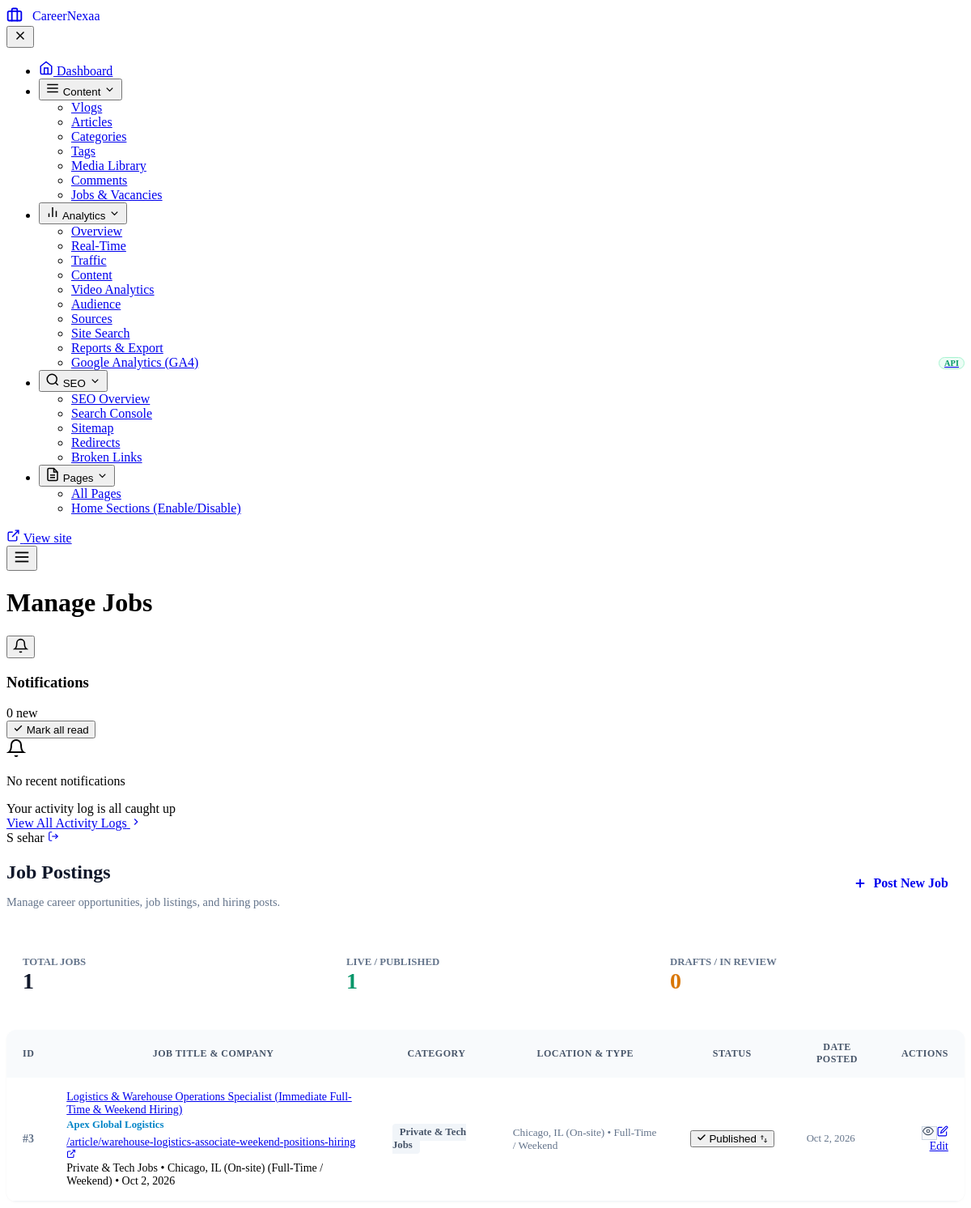
Page /admin/jobs/index.php (signed in) on the committed database.
### tables this page shows
CREATE TABLE `articles` (
  `id` int(11) NOT NULL AUTO_INCREMENT,
  `title` varchar(255) NOT NULL,
  `slug` varchar(255) NOT NULL,
  `excerpt` text NOT NULL,
  `content` longtext NOT NULL,
  `featured_image` varchar(255) DEFAULT NULL,
  `category_id` int(11) NOT NULL,
  `author_id` int(11) NOT NULL,
  `seo_title` varchar(255) DEFAULT NULL,
  `meta_description` varchar(300) DEFAULT NULL,
  `keywords` varchar(500) DEFAULT NULL,
  `status` enum('draft','published') DEFAULT 'draft',
  `is_job_posting` tinyint(1) DEFAULT 0,
  `job_company` varchar(150) DEFAULT NULL,
  `job_location` varchar(150) DEFAULT NULL,
  `job_type` varchar(50) DEFAULT NULL,
  `job_salary` varchar(100) DEFAULT NULL,
  `job_deadline` date DEFAULT NULL,
  `views` int(11) DEFAULT 0,
  `likes` int(11) NOT NULL DEFAULT 0,
  `dislikes` int(11) NOT NULL DEFAULT 0,
  `published_at` timestamp NULL DEFAULT NULL,
  `created_at` timestamp NOT NULL DEFAULT current_timestamp(),
  `updated_at` timestamp NOT NULL DEFAULT current_timestamp() ON UPDATE current_timestamp(),
  `video_type` varchar(50) DEFAULT 'none',
  `video_url` varchar(500) DEFAULT NULL,
  `plays` int(11) DEFAULT 0,
  `is_featured` tinyint(1) DEFAULT 0,
  `is_trending` tinyint(1) DEFAULT 0,
  `is_recommended` tinyint(1) DEFAULT 0,
  `tags` varchar(500) DEFAULT NULL,
  `image_alt` varchar(255) DEFAULT NULL,
  `thumbnail_image` varchar(255) DEFAULT NULL,
  `canonical_url` varchar(500) DEFAULT NULL,
  `robots_meta` varchar(100) DEFAULT 'auto',
  `twitter_card` varchar(50) DEFAULT 'summary_large_image',
  `og_title` varchar(255) DEFAULT NULL,
  `og_description` varchar(500) DEFAULT NULL,
  `og_image` varchar(255) DEFAULT NULL,
  `is_trash` tinyint(1) DEFAULT 0,
  PRIMARY KEY (`id`),
  UNIQUE KEY `slug` (`slug`),
  KEY `idx_article_slug` (`slug`),
  KEY `idx_article_status` (`status`),
  KEY `idx_article_category` (`category_id`),
  KEY `idx_article_author` (`author_id`),
  KEY `idx_article_published` (`published_at`),
  CONSTRAINT `fk_article_author` FOREIGN KEY (`author_id`) REFERENCES `admins` (`id`) ON DELETE CASCADE ON UPDATE CASCADE,
  CONSTRAINT `fk_article_category` FOREIGN KEY (`category_id`) REFERENCES `categories` (`id`) ON DELETE CASCADE ON UPDATE CASCADE
);

CREATE TABLE `categories` (
  `id` int(11) NOT NULL AUTO_INCREMENT,
  `name` varchar(100) NOT NULL,
  `slug` varchar(100) NOT NULL,
  `description` text DEFAULT NULL,
  `created_at` timestamp NOT NULL DEFAULT current_timestamp(),
  PRIMARY KEY (`id`),
  UNIQUE KEY `slug` (`slug`)
);

### admin/jobs/index.php (the view, shortened to what the rows shown need)
<?php
require_once __DIR__ . '/../../includes/functions.php';
require_once __DIR__ . '/../../includes/auth_functions.php';
require_once __DIR__ . '/../includes/auth-check.php';
$adminPageTitle = "Manage Jobs";
require_once __DIR__ . '/../includes/admin-header.php';
$sql = "
    SELECT
        a.id,
        a.title,
        a.slug,
        a.status,
        a.created_at,
        a.job_company as company_name,
        a.job_location,
        a.job_type,
        c.name as category_name
    FROM articles a
    LEFT JOIN categories c ON a.category_id = c.id
    WHERE a.is_job_posting = 1
    ORDER BY a.created_at DESC
";
$jobs = $db->query($sql)->fetchAll(PDO::FETCH_ASSOC);
$publishedJobs = count(array_filter($jobs, fn($j) => $j['status'] === 'published'));
$draftJobs = count(array_filter($jobs, fn($j) => $j['status'] === 'draft'));
?>
<div class="admin-page-header" style="display:flex; justify-content:space-between; align-items:center; flex-wrap:wrap; gap:1rem; margin-bottom:1.5rem;">
    <div>
        <h2 style="font-family:var(--admin-heading); font-size:1.5rem; font-weight:800; color:#0f172a; margin-bottom:0.25rem;">
            Job Postings
        </h2>
    </div>
</div>
<div style="display:grid; grid-template-columns:repeat(auto-fit, minmax(200px, 1fr)); gap:1rem; margin-bottom:1.5rem;">
    <div class="admin-card" style="background:#fff; border:1px solid var(--admin-border); border-radius:10px; padding:1.25rem;">
        <div style="font-size:0.8rem; font-weight:700; color:#64748b; text-transform:uppercase;">Live / Published</div>
        <div style="font-size:1.75rem; font-weight:800; color:#059669;"><?= $publishedJobs ?></div>
    </div>
    <div class="admin-card" style="background:#fff; border:1px solid var(--admin-border); border-radius:10px; padding:1.25rem;">
        <div style="font-size:0.8rem; font-weight:700; color:#64748b; text-transform:uppercase;">Drafts / In Review</div>
        <div style="font-size:1.75rem; font-weight:800; color:#d97706;"><?= $draftJobs ?></div>
    </div>
</div>
<div class="admin-card" style="background:#ffffff; border:1px solid var(--admin-border); border-radius:12px; overflow:hidden; box-shadow:0 1px 3px rgba(0,0,0,0.04);">
    <div style="overflow-x:auto;">
        <table class="admin-table" style="width:100%; border-collapse:collapse; font-size:0.875rem;">
            <thead>
                <tr style="background:#f8fafc; border-bottom:1px solid var(--admin-border); color:#475569; font-weight:700; text-transform:uppercase; font-size:0.75rem; letter-spacing:0.04em;">
                    <th class="col-job-id" style="padding:0.9rem 1.25rem;">ID</th>
                    <th class="col-job-title" style="padding:0.9rem 1.25rem;">Job Title &amp; Company</th>
                    <th class="col-job-cat" style="padding:0.9rem 1.25rem;">Category</th>
                    <th class="col-job-loc" style="padding:0.9rem 1.25rem;">Location &amp; Type</th>
                    <th class="col-job-status" style="padding:0.9rem 1.25rem; white-space:nowrap;">Status</th>
                    <th class="col-job-date" style="padding:0.9rem 1.25rem;">Date Posted</th>
                    <th class="col-job-actions" style="padding:0.9rem 1.25rem; text-align:right;">Actions</th>
                </tr>
            </thead>
            <tbody>
                <?php if (empty($jobs)): ?>
                <tr>
                    <td colspan="7" style="padding:2.5rem; text-align:center; color:#94a3b8;">
                        No job postings found. Click "Post New Job" above to create one.
                    </td>
                </tr>
                <?php else: ?>
                    <?php foreach ($jobs as $job): ?>
                    <tr style="border-bottom:1px solid #f1f5f9;">
                        <td class="cell-job-id" style="padding:1rem 1.25rem; color:#64748b; font-weight:600;">
                            #<?= (int)$job['id'] ?>
                        </td>
                        <td class="cell-job-title" style="padding:1rem 1.25rem;">
                            <div>
                                <a href="<?= BASE_URL ?>/article/<?= urlencode($job['slug']) ?>" target="_blank" class="admin-table-title-link" title="Open live job in new tab">
                                    <?= h($job['title']) ?>
                                </a>
                            </div>
                            <?php if (!empty($job['company_name'])): ?>
                                <div style="font-size:0.8rem; color:#0284c7; font-weight:600; margin-top:0.2rem;">
                                    <?= h($job['company_name']) ?>
                                </div>
                            <?php endif; ?>
                            <div style="margin-top:0.35rem;">
                                <a href="<?= BASE_URL ?>/article/<?= urlencode($job['slug']) ?>" target="_blank" class="admin-table-slug-link" title="View live job">
                                    <span>/article/<?= h($job['slug']) ?></span>
                                    <svg width="12" height="12" viewBox="0 0 24 24" fill="none" stroke="currentColor" stroke-width="2.2"><path d="M18 13v6a2 2 0 0 1-2 2H5a2 2 0 0 1-2-2V8a2 2 0 0 1 2-2h6"></path><polyline points="15 3 21 3 21 9"></polyline><line x1="10" y1="14" x2="21" y2="3"></line></svg>
                                </a>
                            </div>
                            <div class="job-mobile-meta">
                                <span class="job-badge-meta"><?= h($job['category_name'] ?? 'General') ?></span>
                                <span>&bull;</span>
                                <span><?= h($job['job_location'] ?? 'Remote') ?> (<?= h($job['job_type'] ?? 'Full-time') ?>)</span>
                                <span>&bull;</span>
                                <span><?= date('M j, Y', strtotime($job['created_at'])) ?></span>
                            </div>
                        </td>
                        <td class="cell-job-cat" style="padding:1rem 1.25rem; color:#475569;">
                            <span style="background:#f1f5f9; padding:0.2rem 0.55rem; border-radius:4px; font-size:0.8rem; font-weight:600;">
                                <?= h($job['category_name'] ?? 'Uncategorized') ?>
                            </span>
                        </td>
                        <td class="cell-job-loc" style="padding:1rem 1.25rem; color:#64748b; font-size:0.825rem;">
                            <?= h($job['job_location'] ?? 'Remote') ?> &bull; <?= h($job['job_type'] ?? 'Full-time') ?>
                        </td>
                        <td class="cell-job-status" style="padding:1rem 1.25rem; white-space:nowrap;">
                            <?php if (is_super_admin() || has_permission('jobs.publish')): ?>
                            <form action="<?= ADMIN_URL ?>/jobs/index.php" method="POST" style="display:inline; margin:0;">
                                <button type="submit" class="admin-status-pill is-<?= $job['status'] ?>" title="Click to toggle status (Change to <?= ($job['status'] === 'published') ? 'Draft' : 'Published' ?>)">
                                    <?php if ($job['status'] === 'published'): ?>
                                        <svg width="12" height="12" viewBox="0 0 24 24" fill="none" stroke="currentColor" stroke-width="3" stroke-linecap="round" stroke-linejoin="round"><polyline points="20 6 9 17 4 12"></polyline></svg>
                                        <span>Published</span>
                                    <?php else: ?>
                                        <svg width="12" height="12" viewBox="0 0 24 24" fill="none" stroke="currentColor" stroke-width="2.5" stroke-linecap="round" stroke-linejoin="round"><circle cx="12" cy="12" r="10"></circle><polyline points="12 6 12 12 16 14"></polyline></svg>
                                        <span>Draft</span>
                                    <?php endif; ?>
                                    <svg class="pill-switch-icon" width="10" height="10" viewBox="0 0 24 24" fill="none" stroke="currentColor" stroke-width="2.2"><path d="M7 16V4m0 0L3 8m4-4l4 4m6 4v12m0 0l4-4m-4 4l-4-4"/></svg>
                                </button>
                            </form>
                            <?php endif; ?>
                        </td>
                        <td class="cell-job-date" style="padding:1rem 1.25rem; font-size:0.8rem; color:#64748b;">
                            <?= date('M j, Y', strtotime($job['created_at'])) ?>
                        </td>
                        <td class="cell-job-actions" style="padding:1rem 1.25rem; text-align:right;">
                            <div class="admin-action-btn-group">
                                <a href="<?= BASE_URL ?>/article/<?= urlencode($job['slug']) ?>" target="_blank" class="admin-btn-xs" style="background:#f8fafc; border:1px solid #cbd5e1; color:#475569; text-decoration:none;" title="View Live Job">
                                    <svg width="14" height="14" viewBox="0 0 24 24" fill="none" stroke="currentColor" stroke-width="2"><path d="M1 12s4-8 11-8 11 8 11 8-4 8-11 8-11-8-11-8z"></path><circle cx="12" cy="12" r="3"></circle></svg>
                                </a>
                                <?php if (is_super_admin() || has_permission('jobs.edit')): ?>
                                <a href="<?= ADMIN_URL ?>/edit-article.php?id=<?= $job['id'] ?>&ref=jobs" class="admin-btn-xs btn-edit" title="Edit Job Details">
                                    <svg width="14" height="14" viewBox="0 0 24 24" fill="none" stroke="currentColor" stroke-width="2"><path d="M11 4H4a2 2 0 0 0-2 2v14a2 2 0 0 0 2 2h14a2 2 0 0 0 2-2v-7"></path><path d="M18.5 2.5a2.121 2.121 0 0 1 3 3L12 15l-4 1 1-4 9.5-9.5z"></path></svg>
                                    Edit
                                </a>
                                <?php endif; ?>
                            </div>
                        </td>
                    </tr>
                    <?php endforeach; ?>
                <?php endif; ?>
            </tbody>
        </table>
    </div>
</div>
<?php require_once __DIR__ . '/../includes/admin-footer.php'; ?>

### admin/includes/admin-header.php (shortened to what the rows shown need)
<?php
require_once __DIR__ . '/../../includes/functions.php';
require_once __DIR__ . '/auth-check.php';
$isSuperAdmin = is_super_admin();
if ($isSuperAdmin) {
    $displayNameClean = 'Super Admin';
    $userInitials = 'SA';
} else {
    $rawName = $currentUser['name'] ?? ($currentUser['username'] ?? 'Admin');
    $parts = explode(' ', trim($rawName));
    $displayNameClean = $parts[0];
    $userInitials = strtoupper(substr($parts[0], 0, 1) . (isset($parts[1]) ? substr($parts[1], 0, 1) : ''));
}
?>
<!DOCTYPE html>
<html lang="en">
<head>
    <link rel="stylesheet" href="<?= BASE_URL ?>/assets/css/admin.css?v=<?= filemtime(__DIR__ . '/../../assets/css/admin.css') ?>">
    <link rel="stylesheet" href="<?= BASE_URL ?>/assets/vendor/dropify/dropify.min.css">
    <link rel="stylesheet" href="<?= BASE_URL ?>/assets/vendor/summernote/summernote-lite.min.css">
</head>
<body class="admin-body">
    <div class="admin-main">
        <header class="admin-topbar">
            <div class="admin-topbar-left">
                <h1 class="admin-topbar-title"><?= isset($adminPageTitle) ? h($adminPageTitle) : 'Articles' ?></h1>
            </div>
            <div class="admin-topbar-right">
                <div class="admin-profile-chip-clean" title="Signed in as <?= h($displayNameClean) ?>">
                    <span class="avatar-circle-dark"><?= $userInitials ?></span>
                    <span class="avatar-name"><?= h($displayNameClean) ?></span>
                    <a href="<?= ADMIN_URL ?>/logout.php" class="logout-link-quick" title="Logout" onclick="return confirm('Sign out of admin session?');">
                        <svg width="14" height="14" viewBox="0 0 24 24" fill="none" stroke="currentColor" stroke-width="2"><path d="M9 21H5a2 2 0 0 1-2-2V5a2 2 0 0 1 2-2h4"></path><polyline points="16 17 21 12 16 7"></polyline><line x1="21" y1="12" x2="9" y2="12"></line></svg>
                    </a>
                </div>
            </div>
        </header>
        <div class="admin-content">

### rows in the picture
articles: status "1", status "0", id "3", title "Logistics & Warehouse Operations Specialist (Immediate Full-Time & Weekend Hiring)", job_company "Apex Global Logistics", slug "warehouse-logistics-associate-weekend-positions-hiring", category.name "Private & Tech Jobs", job_location "Chicago, IL (On-site)", job_type "Full-Time / Weekend", created_at "Oct 2, 2026", shows "Published"

### other values in the picture
$adminSiteName "CareerNexaa"
$adminPageTitle "Manage Jobs"
$userInitials "S"
$displayNameClean "sehar"
$totalJobs "1"
